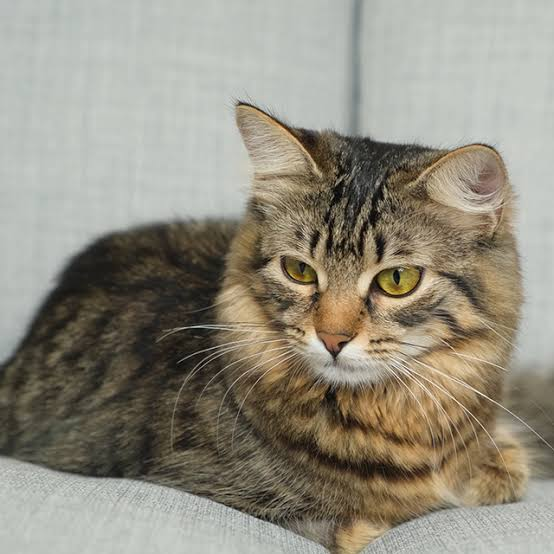
#> input picture imagini/images.jpeg, 554 x 554 px, found by its file name
$ python lab2.py
#> lines starting #> are read from the running program, lines starting #| are printed output that depends on the picture; after the words box and inside, x2 and y2 are one past the last pixel; in counts of white or black regions, pixels touching at a corner belong together
import cv2
import numpy as np
import matplotlib.pyplot as plt

image_path = cv2.imread('/Users/didu/Desktop/proiect pi/imagini/images.jpeg')
#> image_path is the input picture: shape (554, 554, 3); mean B, G, R 127.9, 141.7, 146.6

gray = cv2.cvtColor(image_path,cv2.COLOR_BGR2GRAY)
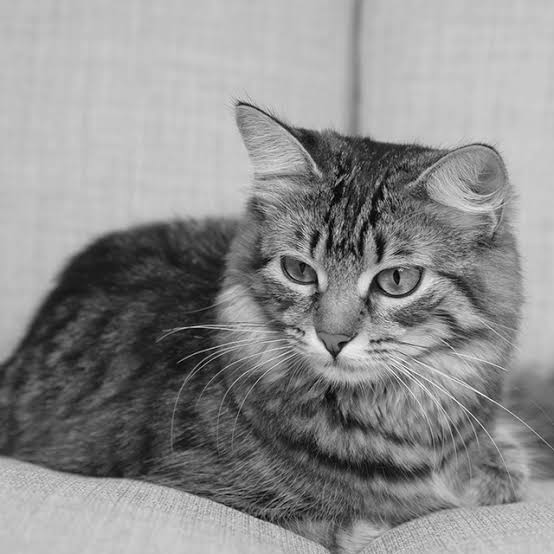
#> gray: shape (554, 554); min 0, max 252, mean 141.6
imagine_gri_salvata=gray
cv2.imshow('Gray image',gray )
key = cv2.waitKey()
#> (key Esc is pressed here)

(thresh,BlackAndWhiteImage) = cv2.threshold (gray,127,255,cv2.THRESH_BINARY)
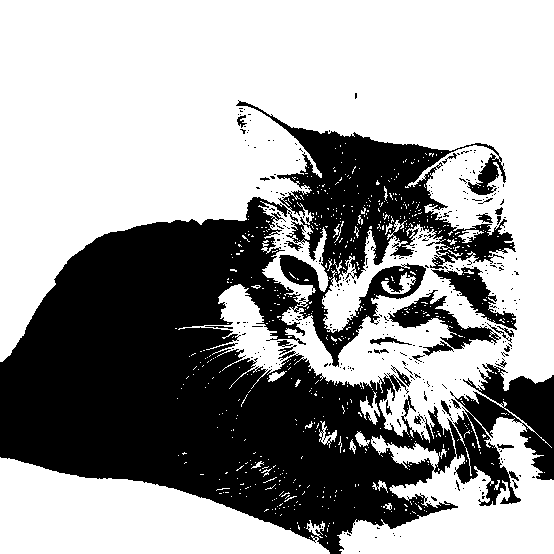
#> BlackAndWhiteImage: shape (554, 554); 61.6% white; 343 black regions (315 under 20 px), largest, box (x1, y1, x2, y2) and area: (0, 100, 554, 554) 112113, (388, 290, 501, 356) 2085, (431, 267, 517, 330) 1568
cv2.imshow( 'Imagine Alb Negru ', BlackAndWhiteImage)
key = cv2.waitKey()
#> (key Esc is pressed here)

hsvImage = cv2.cvtColor(image_path, cv2.COLOR_BGR2HSV)
#> hsvImage: shape (554, 554, 3); mean H, S, V 38.3, 46.4, 148.8
cv2.imshow('HSV image', hsvImage)
key = cv2.waitKey()
#> (key Esc is pressed here)

imgGray=cv2.imread('/Users/didu/Desktop/proiect pi/imagini/images.jpeg',0)
#> imgGray: shape (554, 554); min 0, max 255, mean 141.6
plt.hist(imgGray.ravel(),256,[0,256])
plt.title("Histograma imaginii in tonuri de gri")
plt.show()
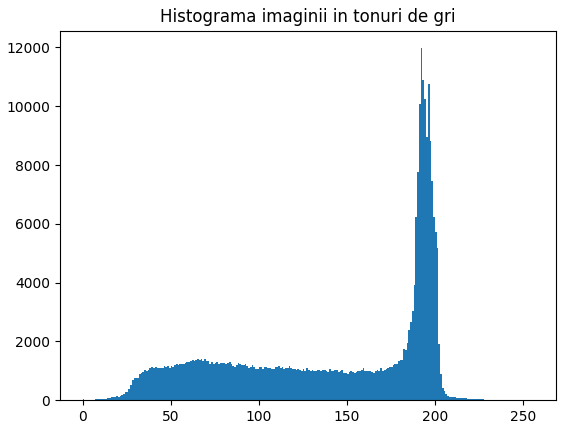
#> figure drawn by matplotlib, 1 panel; tallest bar 11976 high, from x = 192 to 193

color=('b','g','r')
for i, col in enumerate (color):
  histr=cv2.calcHist([image_path],[i],None,[256],[0,256])
  plt.plot(histr,color=col)
  plt.xlim([0,256])

plt.title("Histograma imaginii color")
plt.show()
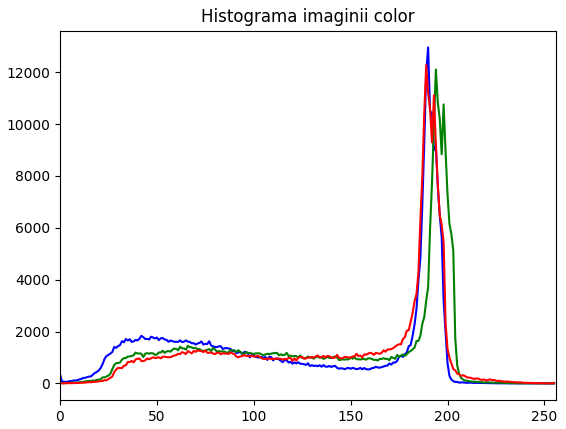
#> figure drawn by matplotlib, 1 panel; curve peaks at x = 190, y = 12959; curve peaks at x = 194, y = 12105; curve peaks at x = 189, y = 12277
